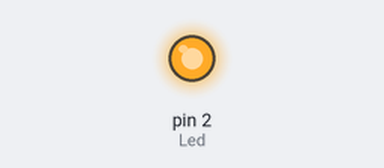
This sketch was run on a simulated Arduino Uno, built with avr-gcc and run on an emulated ATmega328P. On the bench: output pins drawn as LEDs (lit = HIGH).

Above: at 0.1 s.
At 3.1 s:
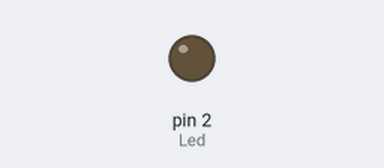
Timing chart, 0 to 4.6 s (numbered marks = the images above):
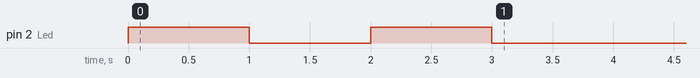

The sketch:

HC-06.ino
```cpp
/*  Module bluetooth HC-06 */

//Assignation des pins de l'Arduino
#define Led 2

//Déclaration de variable
char instruction; // le message recu par bluetooth;

void setup()
{
  Serial.begin(9600);
  //On initialise la LED
  pinMode(Led, OUTPUT);
  //On la fait clignotter pour vérifier son
  //bon fonctionnement
  digitalWrite(Led, HIGH);
  delay(1000);
  digitalWrite(Led, LOW);
  delay(1000);
  digitalWrite(Led, HIGH);
  delay(1000);
  digitalWrite(Led, LOW);
}


void loop()
{
  char message;
  if (Serial.available()) // réception d'un message
  {
    message = Serial.read(); // lecture du message reçu
  }
  if (message != instruction) { // alors c'est un nouveau message

    instruction = message;

    if (instruction == 'a')
    {
    digitalWrite(Led, LOW);
    }
    else if (instruction == 'b')
    {
    digitalWrite(Led, HIGH);
    }
  }
  delay(100);
}
```
